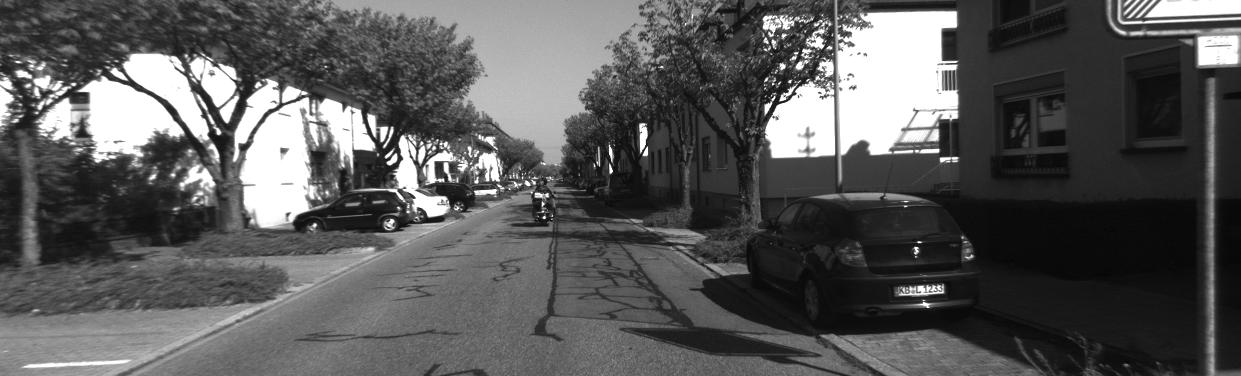
#> input picture RANSAC/data/000000.png, 1241 x 376 px, found by its file name
$ python main.py   (older library calls are emulated)
#> lines starting #> are read from the running program, lines starting #| are printed output that depends on the picture
### featureDetection/shi_tomasi.py
import numpy as np
from scipy import signal


def shi_tomasi(img, patch_size):
    """ Returns the shi-tomasi scores for an image and patch size patch_size
        The returned scores are of the same shape as the input image """

    # Define sobel filters, divide the filters for efficient
    sobel_1 = np.array([-1, 0, 1])
    sobel_2 = np.array([1, 2, 1])

    # Calculate intensity in X and Y
    I_x = signal.convolve2d(img, sobel_1[None, :], mode='valid')
    I_x = signal.convolve2d(I_x, sobel_2[:, None], mode="valid").astype(float)
    I_y = signal.convolve2d(img, sobel_1[:, None], mode='valid')
    I_y = signal.convolve2d(I_y, sobel_2[None, :], mode="valid").astype(float)

    # Coefficients of M matrix
    Ixx = I_x**2
    Iyy = I_y**2
    Ixy = I_x * I_y

    # Create the patch for corner evaluation
    patch = np.ones((patch_size, patch_size))
    pr = patch_size // 2

    # Obtain the sum variables. Since we have a patch size, and the value M has sum(Ixx), sum(Iyy), and sum(Ixy)
    # which determine if the pixel being analyzed we compute a matrix of the multiple coefficients using
    # convolution
    sum_Ixx = signal.convolve2d(Ixx, patch, mode="valid")
    sum_Iyy = signal.convolve2d(Iyy, patch, mode="valid")
    sum_Ixy = signal.convolve2d(Ixy, patch, mode="valid")

    # Now for each of these elements we should be able to obtain the eigen values
    trace = sum_Ixx + sum_Iyy
    determinant = sum_Ixx*sum_Iyy - sum_Ixy**2

    # the eigen values of a matrix M=[a,b;c,d] are lambda1/2 = (Tr(A)/2 +- ((Tr(A)/2)^2-det(A))^.5
    # The smaller one is the one with the negative sign, so we not calculate the eigenvalue obtained through the sum.
    scores = trace/2 - ((trace/2)**2 - determinant)**0.5
    scores[scores < 0] = 0

    scores = np.pad(scores, [(pr+1, pr+1), (pr+1, pr+1)], mode='constant', constant_values=0)

    return scores

### featureDetection/harris.py
import numpy as np
from scipy import signal


def harris(img, patch_size, kappa):
    """ Returns the harris scores for an image given a patch size and a kappa value
        The returned scores are of the same shape as the input image """

    # Define sobel filters, divide the filters for efficient
    sobel_1 = np.array([-1, 0, 1])
    sobel_2 = np.array([1, 2, 1])

    # Calculate intensity in X and Y
    I_x = signal.convolve2d(img, sobel_1[None, :], mode='valid')
    I_x = signal.convolve2d(I_x, sobel_2[:, None], mode="valid").astype(float)
    I_y = signal.convolve2d(img, sobel_1[:, None], mode='valid')
    I_y = signal.convolve2d(I_y, sobel_2[None, :], mode="valid").astype(float)

    # Coefficients of M matrix
    Ixx = I_x**2
    Iyy = I_y**2
    Ixy = I_x * I_y

    # Create the patch for corner evaluation
    patch = np.ones((patch_size, patch_size))
    pr = patch_size // 2

    # Obtain the sum variables. Since we have a patch size, and the value M has sum(Ixx), sum(Iyy), and sum(Ixy)
    # which determine if the pixel being analyzed we compute a matrix of the multiple coefficients using
    # convolution
    sum_Ixx = signal.convolve2d(Ixx, patch, mode="valid")
    sum_Iyy = signal.convolve2d(Iyy, patch, mode="valid")
    sum_Ixy = signal.convolve2d(Ixy, patch, mode="valid")

    # Now for each of these elements we should be able to obtain the eigen values
    trace = sum_Ixx + sum_Iyy
    determinant = sum_Ixx*sum_Iyy - sum_Ixy**2

    # Obtain R
    R = determinant - kappa*trace**2
    R[R<0] = 0
    R = np.pad(R, [(pr+1, pr+1), (pr+1, pr+1)], mode='constant', constant_values=0)

    return R

### featureDetection/select_keypoints.py
import numpy as np


def selectKeypoints(scores, num, r):
    """
    Selects the num best scores as keypoints and performs non-maximum supression of a (2r + 1)*(2r + 1) box around
    the current maximum.
    """
    keypoints = np.zeros((2, num)) # matrix of x,y keypoints
    temp_scores = np.pad(scores, [(r, r), (r, r)], mode='constant', constant_values=0)

    for i in range(num):
        # Argmax returns the maxvalue as in a flatten array, we need unravel to get the original index
        kp = np.unravel_index(np.argmax(temp_scores), temp_scores.shape)
        keypoints[:, i] = np.array(kp)-r
        temp_scores[(kp[0]-r):(kp[0]+r+1), (kp[1]-r):(kp[1]+r+1)] = 0

    return keypoints

### featureDetection/describe_keypoints.py
import numpy as np


def describeKeypoints(img, keypoints, r):
    """
    Returns a (2r+1)^2xN matrix of image patch vectors based on image img and a 2xN matrix containing the keypoint
    coordinates. r is the patch "radius".
    """
    descriptor = np.zeros(((2*r+1)**2, keypoints.shape[1]))
    temp_img = np.pad(img, [(r, r), (r, r)], mode='constant', constant_values=0)
    for i in range(keypoints.shape[1]):
        x, y = keypoints[:,i].astype(np.int) + r
        intensity = temp_img[(x-r):(x+r+1), (y-r):(y+r+1)]
        descriptor[:, i] = intensity.flatten()

    return descriptor

### featureDetection/match_descriptors.py
import numpy as np
from scipy.spatial.distance import cdist


def matchDescriptors(query_descriptors, database_descriptors, match_lambda):
    """
    Returns a 1xQ matrix where the i-th coefficient is the index of the database descriptor which matches to the
    i-th query descriptor. The descriptor vectors are MxQ and MxD where M is the descriptor dimension and Q and D the
    amount of query and database descriptors respectively. matches(i) will be -1 if there is no database descriptor
    with an SSD < lambda * min(SSD). No elements of matches will be equal except for the -1 elements.
    """
    # [10 lines of commented-out code are left out]
    dists = cdist(query_descriptors.T, database_descriptors.T, 'euclidean')
    # For each calculation obtain the minimum match
    matches = np.argmin(dists, axis=1)
    dists = dists[np.arange(matches.shape[0]), matches]
    # Minimum overall match
    min_non_zero_dist = dists.min()

    # Remove all the features that are not worth tracking
    matches[dists >= match_lambda * min_non_zero_dist] = -1

    # remove double matches
    unique_matches = np.ones_like(matches) * -1
    _, unique_match_idxs = np.unique(matches, return_index=True)
    unique_matches[unique_match_idxs] = matches[unique_match_idxs]

    return unique_matches

### featureDetection/plot_matches.py
import matplotlib.pyplot as plt
import numpy as np


def plotMatches(matches, query_keypoints, database_keypoints):
    query_indices = np.nonzero(matches >= 0)[0]
    match_indices = matches[query_indices]

    x_from = query_keypoints[0, query_indices]
    x_to = database_keypoints[0, match_indices]
    y_from = query_keypoints[1, query_indices]
    y_to = database_keypoints[1, match_indices]

    for i in range(x_from.shape[0]):
        plt.plot([y_from[i], y_to[i]], [x_from[i], x_to[i]], 'g-', linewidth=3)

### featureDetection/main.py
import cv2
import matplotlib.pyplot as plt

from shi_tomasi import shi_tomasi
from harris import harris
from select_keypoints import selectKeypoints
from describe_keypoints import describeKeypoints
from match_descriptors import matchDescriptors
from plot_matches import plotMatches

if __name__=="__main__":
    # Randomly chosen parameters that seem to work well - can you find better ones?
    corner_patch_size = 9
    harris_kappa = 0.08
    num_keypoints = 200
    nonmaximum_supression_radius = 8
    descriptor_radius = 9
    match_lambda = 4

    img = cv2.imread('data/000000.png', cv2.IMREAD_GRAYSCALE)
#> img is the input picture: shape (376, 1241); min 6, max 255, mean 89

    # Part 1 - Calculate Corner Response Functions
    # Shi-Tomasi
    shi_tomasi_scores = shi_tomasi(img, corner_patch_size)

    # Harris
    harris_scores = harris(img, corner_patch_size, harris_kappa)

    fig, axs = plt.subplots(2, 2)
    axs[0, 0].imshow(img, cmap='gray')
    axs[0, 0].axis('off')
    axs[0, 1].imshow(img, cmap='gray')
    axs[0, 1].axis('off')

    axs[1, 0].imshow(shi_tomasi_scores)
    axs[1, 0].set_title('Shi-Tomasi Scores')
    axs[1, 0].axis('off')

    axs[1, 1].imshow(harris_scores)
    axs[1, 1].set_title('Harris Scores')
    axs[1, 1].axis('off')

    fig.tight_layout()
    plt.show()

    # Part 2 - Select keypoints
    keypoints = selectKeypoints(harris_scores, num_keypoints, nonmaximum_supression_radius)
#> the loop in selectKeypoints, `for i in range(num):` made 200 passes
#> kp on passes 1 to 3: (107, 791), (169, 396), (60, 813)
#> after the loop in selectKeypoints, `for i in range(num):`: temp_scores: shape (392, 1257) float64; min 0, max 8.07e+12, mean 6.69e+10

    plt.clf()
    plt.close()
    plt.imshow(img, cmap='gray')
    plt.plot(keypoints[1, :], keypoints[0, :], 'rx', linewidth=2)
    plt.axis('off')
    plt.show()

    # Part 3 - Describe keypoints and show 16 strongest keypoint descriptors
    descriptors = describeKeypoints(img, keypoints, descriptor_radius)
#> the loop in describeKeypoints, `for i in range(keypoints.shape[1]):` made 200 passes
#> (x, y) on passes 1 to 3: (108, 792), (170, 397), (61, 814)
#> after the loop in describeKeypoints, `for i in range(keypoints.shape[1]):`:
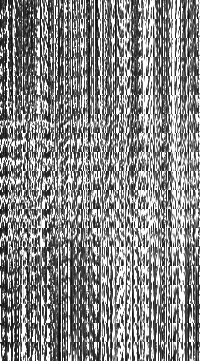
#> descriptor: shape (361, 200) float64; min 8, max 255, mean 134.6

    plt.clf()
    plt.close()
    fig, axs = plt.subplots(4, 4)
    patch_size = 2 * descriptor_radius + 1
    for i in range(16):
        axs[i // 4, i % 4].imshow(descriptors[:, i].reshape([patch_size, patch_size]))
        axs[i // 4, i % 4].axis('off')

    plt.show()

    # Part 4 - Match descriptors between first two images
    img_2 = cv2.imread('data/000001.png', cv2.IMREAD_GRAYSCALE)
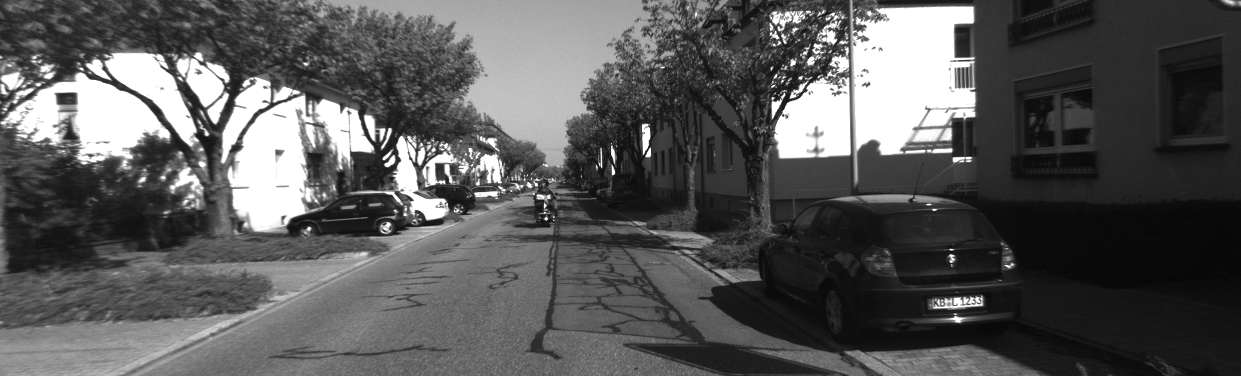
#> input picture featureDetection/data/000001.png, 1241 x 376 px
#> img_2 is the input picture: shape (376, 1241); min 5, max 255, mean 88.4
    harris_scores_2 = harris(img_2, corner_patch_size, harris_kappa)
    keypoints_2 = selectKeypoints(harris_scores_2, num_keypoints, nonmaximum_supression_radius)
#> call 2 of selectKeypoints, with num = 200, r = 8
#> the loop in selectKeypoints (call 2), `for i in range(num):` made 200 passes
#> kp on passes 1 to 3: (135, 653), (104, 801), (171, 394)
#> after the loop in selectKeypoints (call 2), `for i in range(num):`:
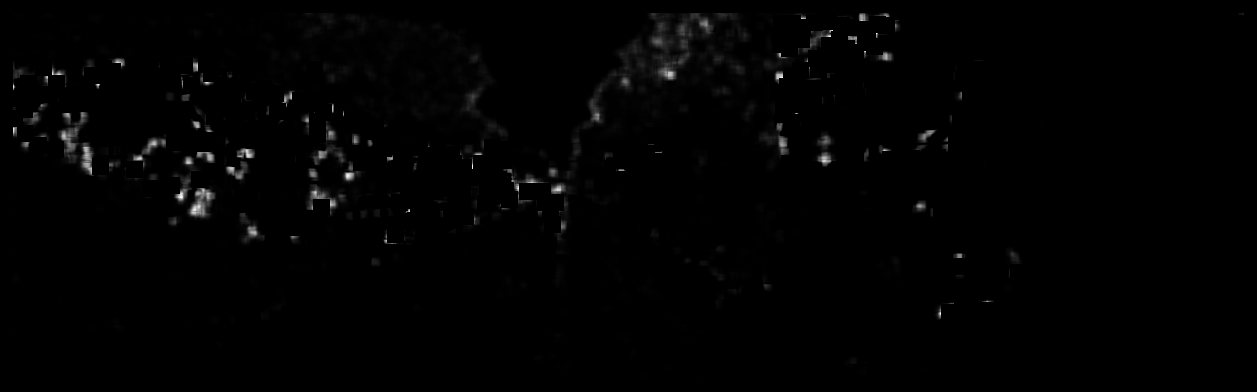
#> temp_scores: shape (392, 1257) float64; min 0, max 7.36e+12, mean 6.45e+10; drawn with min black and max white
    descriptors_2 = describeKeypoints(img_2, keypoints_2, descriptor_radius)
#> call 2 of describeKeypoints, with keypoints = array of shape (2, 200), r = 9
#> in describeKeypoints (call 2), `temp_img = np.pad(img, [(r, r), (r, r)], mode='constant', constant_val..`:
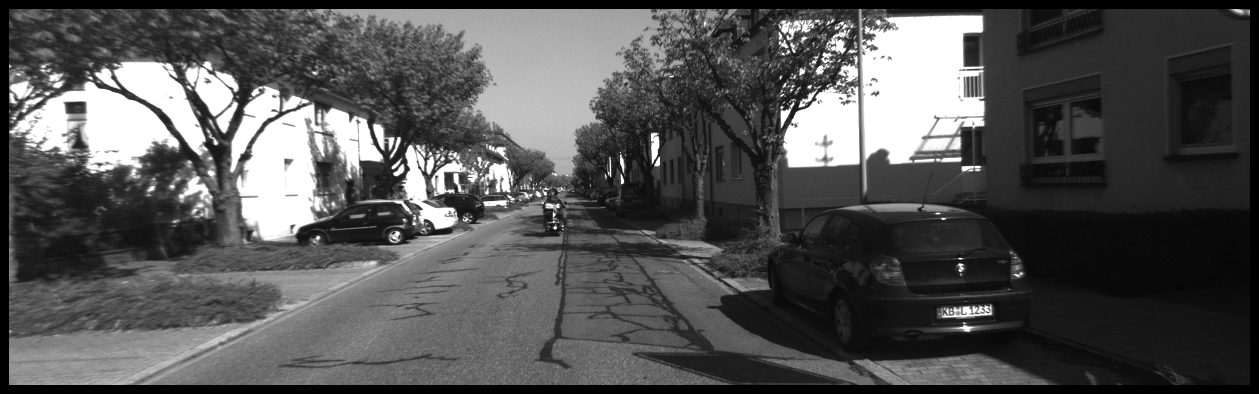
#> temp_img: shape (394, 1259); min 0, max 255, mean 83.2
#> the loop in describeKeypoints (call 2), `for i in range(keypoints.shape[1]):` made 200 passes
#> (x, y) on passes 1 to 3: (136, 654), (105, 802), (172, 395)
#> after the loop in describeKeypoints (call 2), `for i in range(keypoints.shape[1]):`:
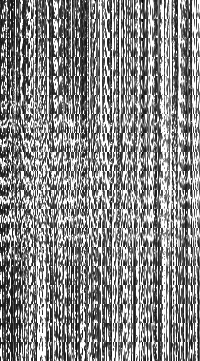
#> descriptor: shape (361, 200) float64; min 0, max 255, mean 135.5

    matches = matchDescriptors(descriptors_2, descriptors, match_lambda)
#> in matchDescriptors, `dists = cdist(query_descriptors.T, database_descriptors.T, 'euclidean')`:
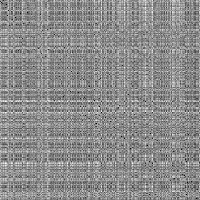
#> dists: shape (200, 200) float64; min 134.3, max 3906.7, mean 2219.6; drawn with min black and max white
#> in matchDescriptors, `matches = np.argmin(dists, axis=1)`: matches = 200 values, max 199 at index 162, min 0 at index 1, mean 108.3
#> in matchDescriptors, `dists = dists[np.arange(matches.shape[0]), matches]`: dists = 200 values, max 1824.2 at index 141, min 134.3 at index 112, mean 895.5
#> in matchDescriptors, `min_non_zero_dist = dists.min()`: min_non_zero_dist = 134.3
#> in matchDescriptors, `_, unique_match_idxs = np.unique(matches, return_index=True)`: unique_match_idxs = 49 values, max 198 at index 48, min 0 at index 0, mean 106.3
#> matches = 200 values, max 196 at index 198, min -1 at index 0, mean 25.14

    plt.clf()
    plt.close()
    plt.imshow(img_2, cmap='gray')
    plt.plot(keypoints_2[1, :], keypoints_2[0, :], 'rx', linewidth=2)
    plotMatches(matches, keypoints_2, keypoints)
#> in plotMatches, `query_indices = np.nonzero(matches >= 0)[0]`: query_indices = 48 values from 2 to 198
#> in plotMatches, `match_indices = matches[query_indices]`: match_indices = 48 values, max 196 at index 47, min 1 at index 0, mean 107.9
#> in plotMatches, `x_from = query_keypoints[0, query_indices]`: x_from = 48 values, max 264 at index 30, min 9 at index 26, mean 148.3
#> in plotMatches, `x_to = database_keypoints[0, match_indices]`: x_to = 48 values, max 255 at index 30, min 14 at index 26, mean 147.6
#> in plotMatches, `y_from = query_keypoints[1, query_indices]`: y_from = 48 values, max 1010 at index 30, min 142 at index 37, mean 600.5
#> in plotMatches, `y_to = database_keypoints[1, match_indices]`: y_to = 48 values, max 969 at index 30, min 152 at index 37, mean 596.1
    plt.tight_layout()
    plt.axis('off')
    plt.show()
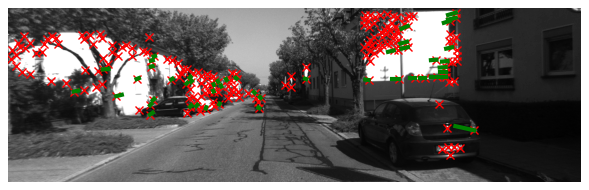
#> figure drawn by matplotlib, 1 panel

    # Part 5 - Match descriptors between all images
    prev_desc = None
    prev_kp = None
    for i in range(200):
        plt.clf()
        img = cv2.imread('data/{0:06d}.png'.format(i), cv2.IMREAD_GRAYSCALE)
        scores = harris(img, corner_patch_size, harris_kappa)
        kp = selectKeypoints(scores, num_keypoints, nonmaximum_supression_radius)
        desc = describeKeypoints(img, kp, descriptor_radius)
#> (the run stopped early here; a loop or call above may not have finished)
